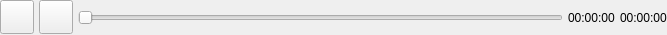
<?xml version="1.0" encoding="UTF-8"?>
<ui version="4.0">
 <class>Form</class>
 <widget class="QWidget" name="Form">
  <property name="geometry">
   <rect>
    <x>0</x>
    <y>0</y>
    <width>667</width>
    <height>35</height>
   </rect>
  </property>
  <property name="maximumSize">
   <size>
    <width>16777215</width>
    <height>35</height>
   </size>
  </property>
  <property name="windowTitle">
   <string>Form</string>
  </property>
  <layout class="QHBoxLayout" name="horizontalLayout_2">
   <property name="spacing">
    <number>5</number>
   </property>
   <property name="leftMargin">
    <number>0</number>
   </property>
   <property name="topMargin">
    <number>0</number>
   </property>
   <property name="rightMargin">
    <number>0</number>
   </property>
   <property name="bottomMargin">
    <number>0</number>
   </property>
   <item>
    <widget class="QPushButton" name="btnStart">
     <property name="maximumSize">
      <size>
       <width>34</width>
       <height>34</height>
      </size>
     </property>
     <property name="text">
      <string/>
     </property>
    </widget>
   </item>
   <item>
    <widget class="QPushButton" name="btnStop">
     <property name="maximumSize">
      <size>
       <width>34</width>
       <height>34</height>
      </size>
     </property>
     <property name="text">
      <string/>
     </property>
    </widget>
   </item>
   <item>
    <widget class="QSlider" name="videoSlider">
     <property name="orientation">
      <enum>Qt::Horizontal</enum>
     </property>
    </widget>
   </item>
   <item>
    <widget class="QLabel" name="lbCurrTime">
     <property name="text">
      <string>00:00:00</string>
     </property>
    </widget>
   </item>
   <item>
    <widget class="QLabel" name="lbEndTime">
     <property name="text">
      <string>00:00:00</string>
     </property>
    </widget>
   </item>
  </layout>
 </widget>
 <resources>
  <include location="../../resources.qrc"/>
 </resources>
 <connections/>
</ui>
